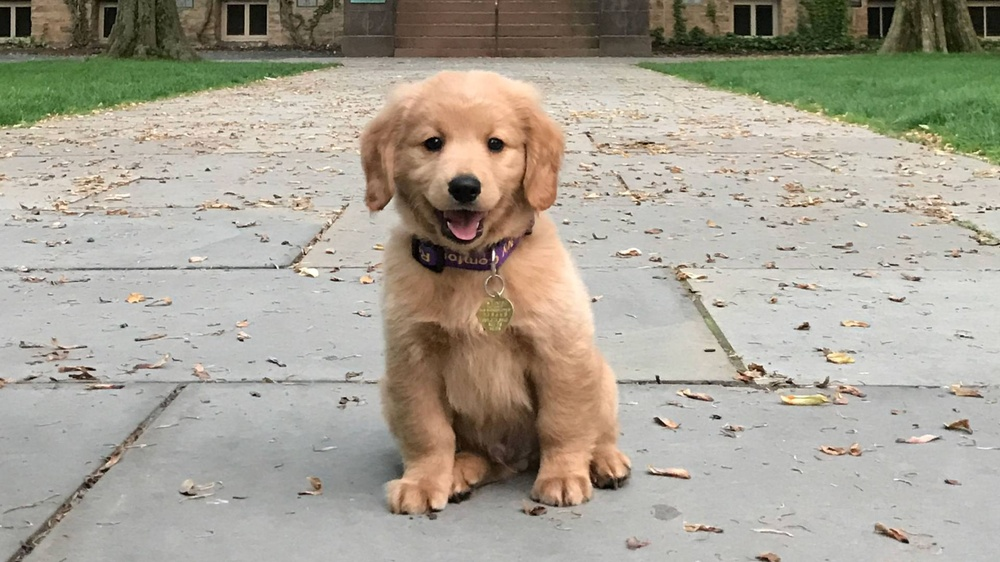
#> input picture project/images/doggy.jpg, 1000 x 562 px, shrunk from 1920 x 1080 before the run
$ jupyter execute --allow-errors LZW.ipynb   (shell and % lines are left out)
#> lines starting #> are read from the running program, lines starting #| are printed output that depends on the picture; long printed decimals are rounded
[cell 1]
import cv2
import matplotlib.pyplot as plt
import numpy as np

[cell 2]
def lzw_encode(data: list):
    # Building and initializing the dictionary.
    dictionary_size = 256
    dictionary = {tuple([i]): i for i in range(dictionary_size)}

    string = []  # String is initially empty
    compressed_data = []  # Variable to store the compressed data

    # LZW Compression algorithm
    for symbol in data:
        string_plus_symbol = string + [symbol]  # Get input symbol.
        if tuple(string_plus_symbol) in dictionary:
            string = string_plus_symbol
        else:
            compressed_data.append(dictionary[tuple(string)])
            dictionary[tuple(string_plus_symbol)] = dictionary_size
            dictionary_size += 1
            string = [symbol]

    if tuple(string) in dictionary:
        compressed_data.append(dictionary[tuple(string)])
    return compressed_data

[cell 3]
def lzw_decode(compressed_data):
    # Building and initializing the dictionary.
    dictionary_size = 256
    dictionary = {i: [i] for i in range(dictionary_size)}

    # Initialize variables for decoding
    previous_code = compressed_data[0]
    decoded_string = dictionary[previous_code]
    decoded_data = list(decoded_string)

    # Decoding the compressed data
    for code in compressed_data[1:]:
        if code in dictionary:
            current_string = dictionary[code]
        elif code == len(dictionary):
            current_string = decoded_string + [decoded_string[0]]
        else:
            raise ValueError("Bad compressed")

        decoded_data += current_string
        dictionary[len(dictionary)] = decoded_string + [current_string[0]]
        decoded_string = current_string

    return decoded_data

[cell 4]
def calculate_binary_lengths(img):
    if len(img.shape)!=3:
        total_binary_length = 0
        for i in img:
            total_binary_length += len(bin(i)) - 2
        return total_binary_length
    # Получение размеров изображения
    height, width, _ = img.shape

    # Инициализация суммы длин двоичных представлений
    total_binary_length = 0

    # Обход каждого пикселя изображения
    for y in range(height):
        for x in range(width):
            # Получение значений R, G, B для каждого пикселя
            r, g, b = img[y, x]

            # Вычисление длины двоичного представления и добавление к сумме
            total_binary_length += len(bin(r)) - 2  # -2 для исключения префикса '0b'
            total_binary_length += len(bin(g)) - 2
            total_binary_length += len(bin(b)) - 2

    return total_binary_length

Refactor rgb image to perform encoding

[cell 5]
def image_to_1d(image):
    # Split the image into its red, green, and blue channels
    r, g, b = cv2.split(image)

    # Flatten each channel to create 1D arrays
    r, g, b = r.flatten(), g.flatten(), b.flatten()

    # Concatenate the flattened arrays in the order of red, green, and blue
    image_1d = np.concatenate((r, g, b))

    # Append the image width at the end of the array
    image_1d = np.append(image_1d, image.shape[1])

    return image_1d

[cell 6]
def image_to_origin(image_1d, width):

    # Calculate the height of the original image
    num_pixels = len(image_1d) // 3
    height = num_pixels // width

    # Split the 1D array into three separate 1D arrays for the red, green, and blue channels
    r = np.array(image_1d[:num_pixels])
    g = np.array(image_1d[num_pixels:num_pixels*2])
    b = np.array(image_1d[num_pixels*2:num_pixels*3])

    # Reshape each channel back into its original 2D form
    r = r.reshape((height, width))
    g = g.reshape((height, width))
    b = b.reshape((height, width))

    # Merge the channels back into a single image
    image_reconstructed = cv2.merge((r, g, b))

    return image_reconstructed

[cell 7]
def encode_rgb_image(img):
    img_1d = image_to_1d(img)
    w = img_1d[-1]
    lzw_encoded_img = lzw_encode(img_1d[:-1])
    result = np.append(lzw_encoded_img,w)
    return result

[cell 8]
def decode_rgb_image(img):
    w = img[-1]
    img_decoded = lzw_decode(img[:-1])
    result = image_to_origin(img_decoded, w)
    return result

[cell 9]
dog = cv2.imread('images/doggy.jpg')
#> dog is the input picture: shape (562, 1000, 3); mean B, G, R 148.8, 162.3, 168.1
dog = cv2.cvtColor(dog, cv2.COLOR_BGR2RGB)

cat = cv2.imread('images/catty.jpg')
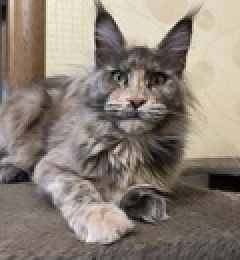
#> input picture project/images/catty.jpg, 120 x 130 px, shrunk from 230 x 250 before the run (shown 2 times larger)
#> cat is the input picture: shape (130, 120, 3); mean B, G, R 118.2, 129.3, 139.9
cat = cv2.cvtColor(cat, cv2.COLOR_BGR2RGB)

a = encode_rgb_image(cat)
#> in image_to_1d, `r, g, b = cv2.split(image)`:
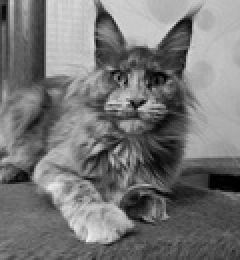
#> b: shape (130, 120) (shown 2 times larger); min 0, max 242, mean 118.2
#> in image_to_1d, `r, g, b = r.flatten(), g.flatten(), b.flatten()`: r = 15600 values, max 248 at index 144, min 1 at index 10670, mean 139.9; g = 15600 values, max 242 at index 144, min 0 at index 4376, mean 129.3; b = 15600 values, max 242 at index 14204, min 0 at index 4376, mean 118.2
#> in encode_rgb_image, `w = img_1d[-1]`: w = 120
#> the loop in lzw_encode, `for symbol in data:` made 46800 passes
#> (symbol, string_plus_symbol, string) on passes 1 to 12: (51, [51], [51]), (55, [51, 55], [55]), (59, [55, 59], [59]), (76, [59, 76], [76]), (153, [76, 153], [153]), (230, [153, 230], [230]), (219, [230, 219], [219]), (165, [219, 165], [165]), (157, [165, 157], [157]), (164, [157, 164], [164]), (175, [164, 175], [175]), (190, [175, 190], [190])
#> (symbol, string) on passes 28, 39, 44, 46, 59: (236, [244, 236]), (238, [238]), (231, [231]), (238, [227, 238]), (230, [232, 230])
#> after the loop in lzw_encode, `for symbol in data:`: compressed_data = 28153 items; dictionary = 28409 items; dictionary_size = 28409
#> in encode_rgb_image, `lzw_encoded_img = lzw_encode(img_1d[:-1])`: lzw_encoded_img = 28154 items
b = decode_rgb_image(a)
#> in decode_rgb_image, `w = img[-1]`: w = 120
#> in lzw_decode, `previous_code = compressed_data[0]`: previous_code = 51
#> in lzw_decode, `decoded_string = dictionary[previous_code]`: decoded_string = [51]
#> the loop in lzw_decode, `for code in compressed_data[1:]:` made 28153 passes
#> (code, current_string, decoded_data, decoded_string) on passes 1 to 9: (55, [55], [51, 55], [55]), (59, [59], [51, 55, 59], [59]), (76, [76], [51, 55, 59, 76], [76]), (153, [153], [51, 55, 59, 76, 153], [153]), (230, [230], [51, 55, 59, 76, 153, 230], [230]), (219, [219], [51, 55, 59, 76, 153, 230, 219], [219]), (165, [165], [51, 55, 59, 76, 153, 230, 219, 165], [165]), (157, [157], [51, 55, 59, 76, 153, 230, 219, 165, 157], [157]), (164, [164], [51, 55, 59, 76, 153, 230, 219, 165, 157, 164], [164])
#> (code, current_string, decoded_string) on passes 12 to 17: (194, [194], [194]), (197, [197], [197]), (176, [176], [176]), (163, [163], [163]), (147, [147], [147]), (135, [135], [135])
#> after the loop in lzw_decode, `for code in compressed_data[1:]:`: decoded_data = 46800 items; dictionary = 28409 items
#> in decode_rgb_image, `img_decoded = lzw_decode(img[:-1])`: img_decoded = 46800 items
#> in image_to_origin, `num_pixels = len(image_1d) // 3`: num_pixels = 15600
#> in image_to_origin, `height = num_pixels // width`: height = 130
np.array_equal(b, cat)
#> Out = True

[cell 10]
def test_lzw(original):
    print("Розмір зображенння:", "Ширина -", original.shape[1], ", Висота -", original.shape[0])
    print("RGB чи напівтонове:", "RGB")

    binary_len = calculate_binary_lengths(original)
    print("Розмір зображення в бітах:", binary_len)

    i_encoded = encode_rgb_image(original)

    print("Кількість закодованих значень (розмір списку) - ", len(i_encoded))
    binary_len_encoded = calculate_binary_lengths(i_encoded)
    print("Розмір закодованого зображення в бітах:", binary_len_encoded)

    i_decoded = decode_rgb_image(i_encoded)

    print("Розмір декодованого зображенння:", "Ширина -", i_decoded.shape[1], ", Висота -", i_decoded.shape[0])
    print("Чи декодоване зображення ідентичне до оригінального:", np.array_equal(i_decoded, original))

    compression_ratio = binary_len / binary_len_encoded
    print("Коефіцієнт стиснення - ", compression_ratio)

    print("Закодоване зображення займає", f"{((1 / compression_ratio) * 100):.2f}", "% оригінального зображення")

    # plt.imshow(original)
    plt.imshow(i_decoded)

[cell 11]
wm_image = cv2.imread('images\WM.png', cv2.IMREAD_GRAYSCALE)
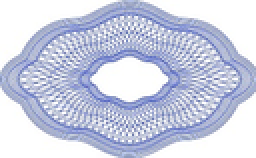
#> input picture project/images/WM.png, 128 x 79 px, shrunk from 246 x 151 before the run, found by its file name (shown 2 times larger)
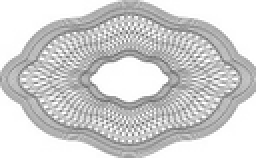
#> wm_image: shape (79, 128) (shown 2 times larger); min 103, max 255, mean 207.8

dog = cv2.imread('images/doggy.jpg')
dog = cv2.cvtColor(dog, cv2.COLOR_BGR2RGB)

cat = cv2.imread('images/catty.jpg')
cat = cv2.cvtColor(cat, cv2.COLOR_BGR2RGB)

flowers = cv2.imread('images/flower.jpg')
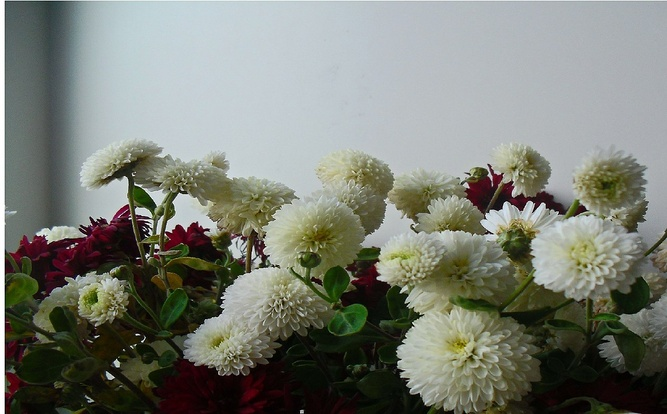
#> input picture project/images/flower.jpg, 667 x 414 px, shrunk from 1280 x 795 before the run
#> flowers is the input picture: shape (414, 667, 3); mean B, G, R 116.7, 126.1, 122.6
flowers = cv2.cvtColor(flowers, cv2.COLOR_BGR2RGB)

[cell 12]
test_lzw(cat)
#| Розмір зображенння: Ширина - 120 , Висота - 130
#> after the loop in calculate_binary_lengths, `for y in range(height):`: total_binary_length = 341510
#| Розмір зображення в бітах: 341510
#> the loop in lzw_encode (call 2), `for symbol in data:` made 46800 passes
#| Кількість закодованих значень (розмір списку) -  28155
#> the loop in calculate_binary_lengths (call 2), `for i in img:` made 28155 passes
#> i on passes 1 to 3: 51, 55, 59
#| Розмір закодованого зображення в бітах: 296026
#> the loop in lzw_decode (call 2), `for code in compressed_data[1:]:` made 28153 passes
#> code on passes 1 to 3: 55, 59, 76
#| Розмір декодованого зображенння: Ширина - 120 , Висота - 130
#| Чи декодоване зображення ідентичне до оригінального: True
#| Коефіцієнт стиснення -  1.154
#| Закодоване зображення займає 86.68 % оригінального зображення

[cell 13]
test_lzw(dog)
#| Розмір зображенння: Ширина - 1000 , Висота - 562
#| Розмір зображення в бітах: 12891800
#> in image_to_1d (call 3), `r, g, b = cv2.split(image)`:
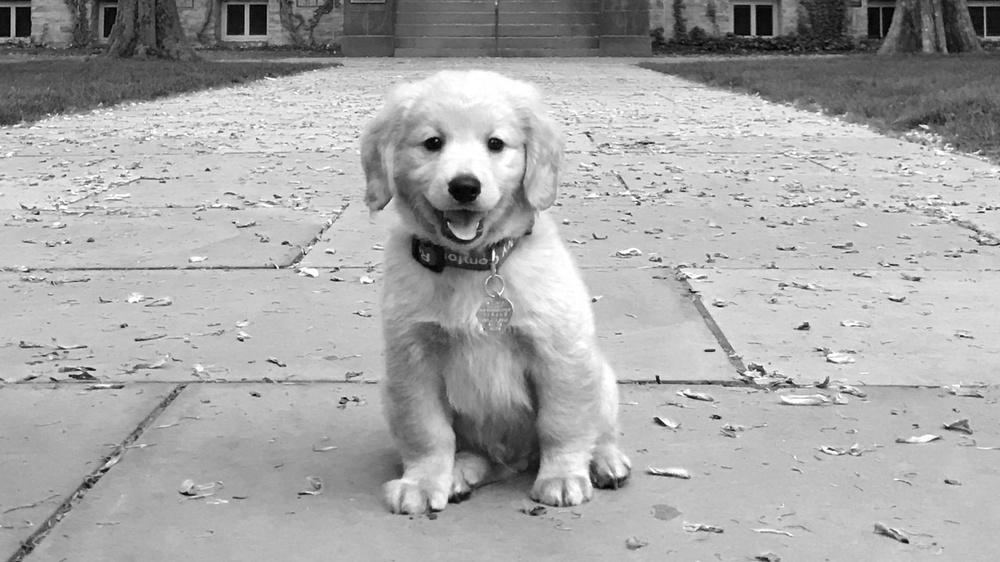
#> r: shape (562, 1000); min 0, max 255, mean 168.1
#> in image_to_1d (call 3), `r, g, b = cv2.split(image)`:
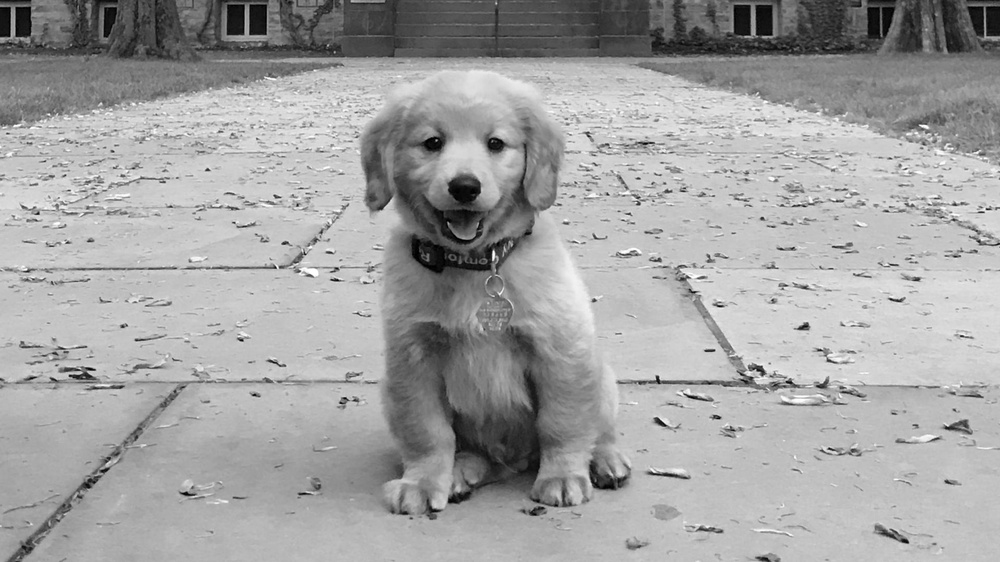
#> g: shape (562, 1000); min 0, max 255, mean 162.3
#> in image_to_1d (call 3), `r, g, b = cv2.split(image)`:
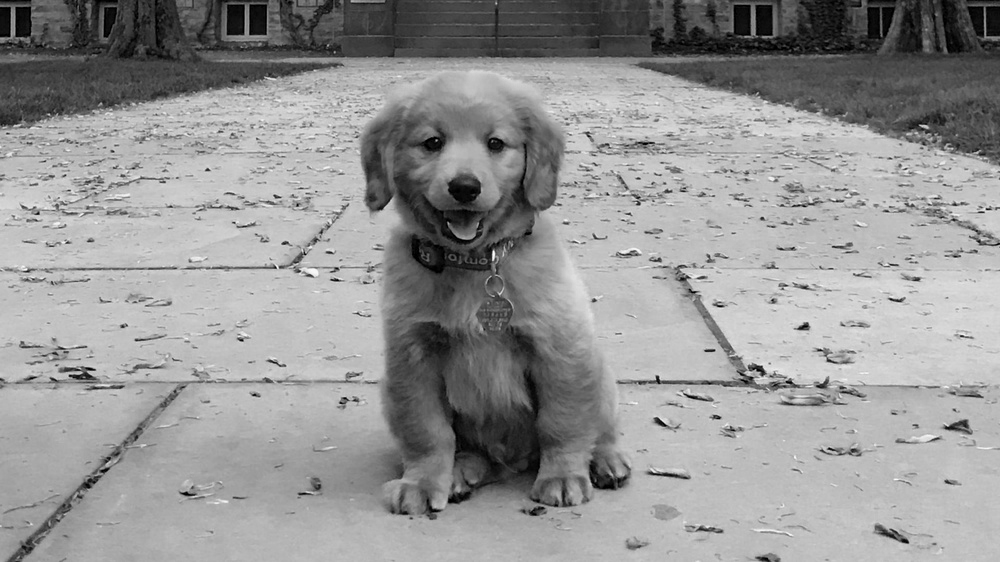
#> b: shape (562, 1000); min 0, max 254, mean 148.8
#| Кількість закодованих значень (розмір списку) -  553594
#| Розмір закодованого зображення в бітах: 8711249
#| Розмір декодованого зображенння: Ширина - 1000 , Висота - 562
#| Чи декодоване зображення ідентичне до оригінального: True
#| Коефіцієнт стиснення -  1.480
#| Закодоване зображення займає 67.57 % оригінального зображення

[cell 14]
test_lzw(flowers)
#| Розмір зображенння: Ширина - 667 , Висота - 414
#| Розмір зображення в бітах: 5659446
#> in image_to_1d (call 4), `r, g, b = cv2.split(image)`:
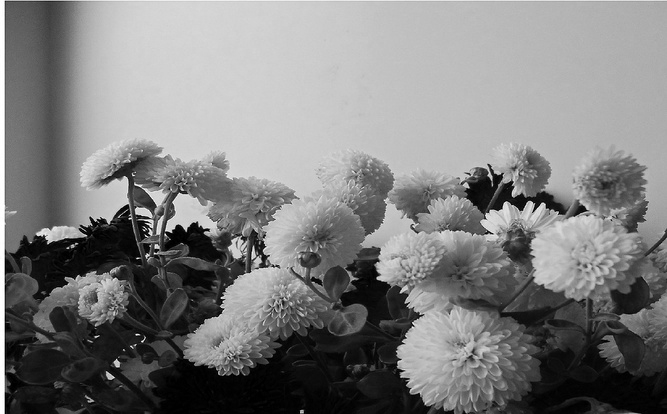
#> g: shape (414, 667); min 0, max 255, mean 126.1
#> in image_to_1d (call 4), `r, g, b = cv2.split(image)`:
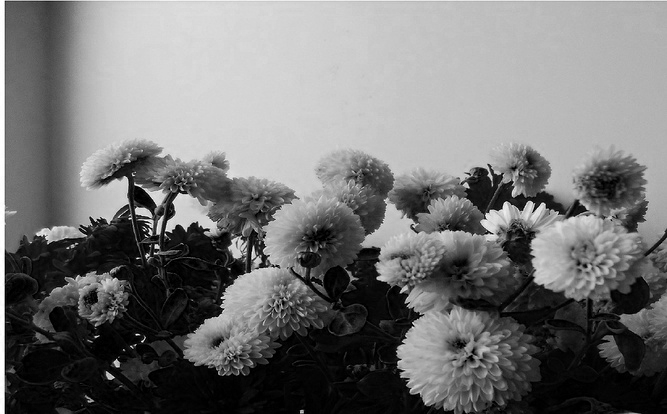
#> b: shape (414, 667); min 0, max 255, mean 116.7
#| Кількість закодованих значень (розмір списку) -  286645
#| Розмір закодованого зображення в бітах: 4186114
#| Розмір декодованого зображенння: Ширина - 667 , Висота - 414
#| Чи декодоване зображення ідентичне до оригінального: True
#| Коефіцієнт стиснення -  1.352
#| Закодоване зображення займає 73.97 % оригінального зображення

[cell 15]
dog

[cell 16]
q = image_to_1d(dog)

[cell 17]
w = lzw_encode(q)

[cell 18]
e = lzw_decode(w)
